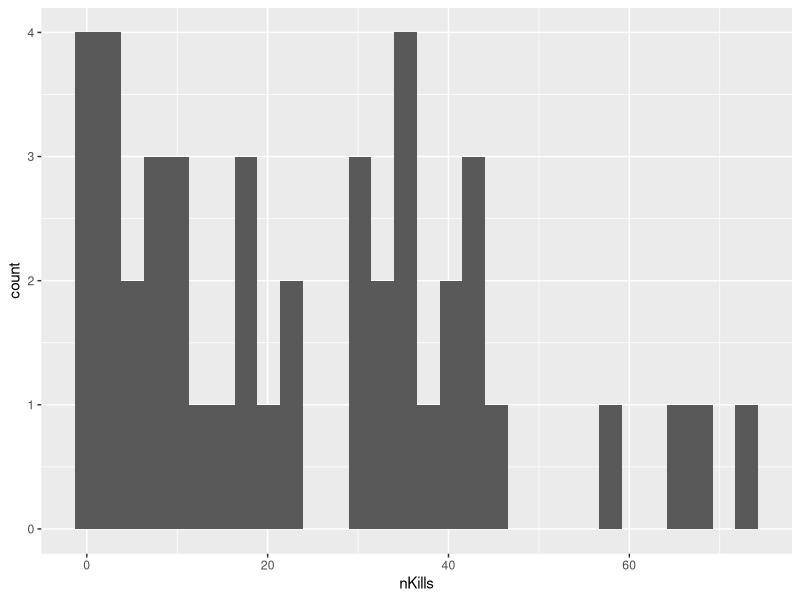
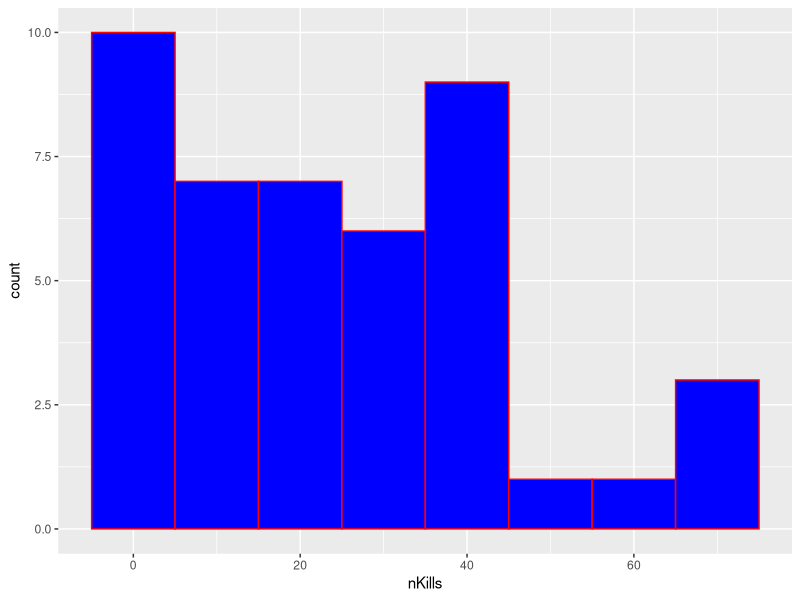
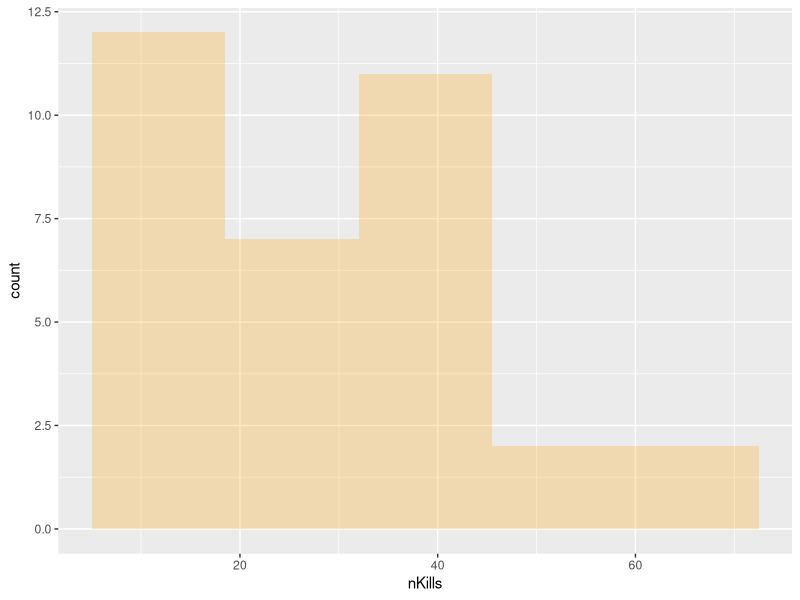
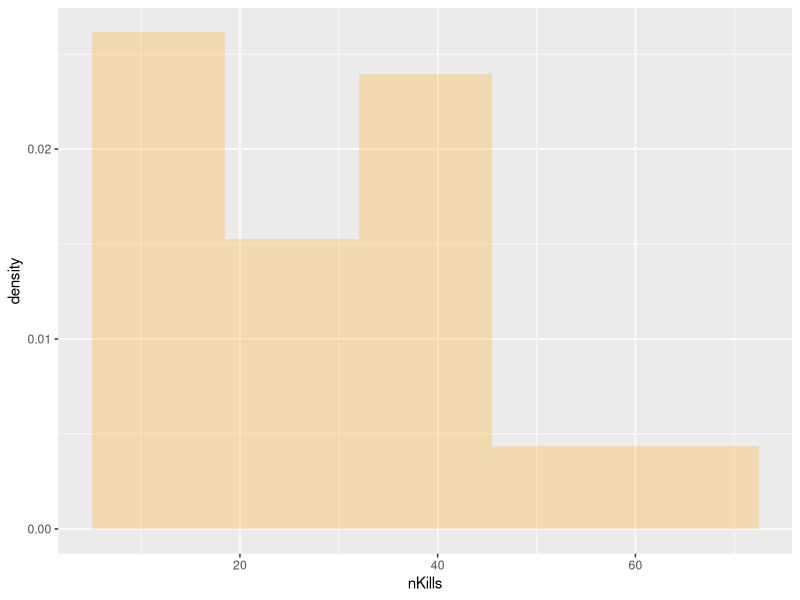
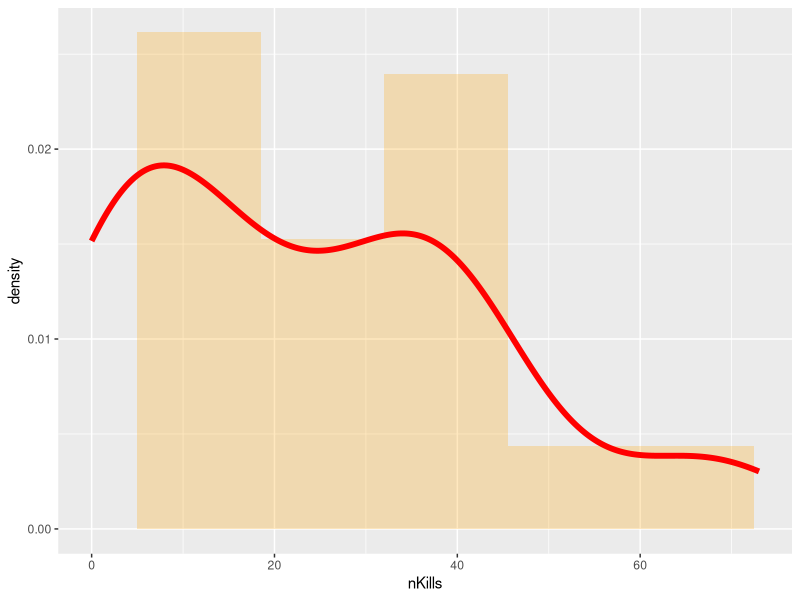
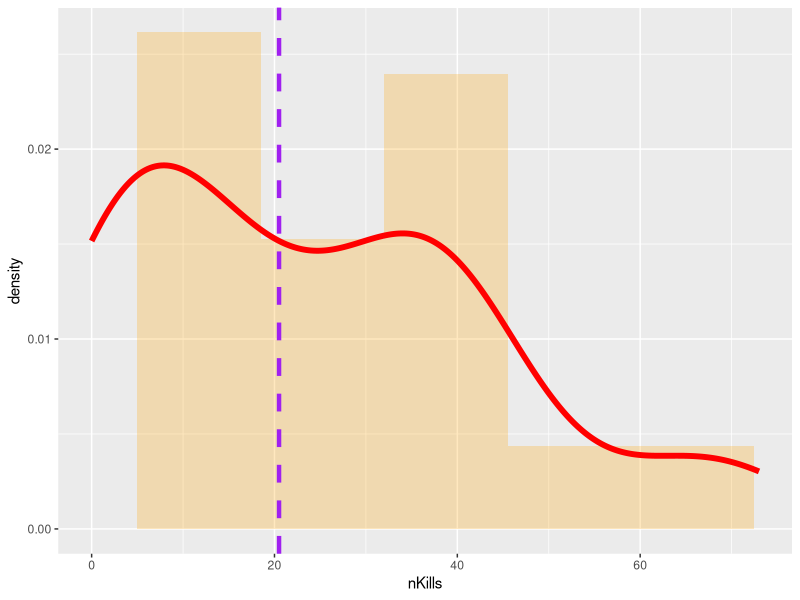
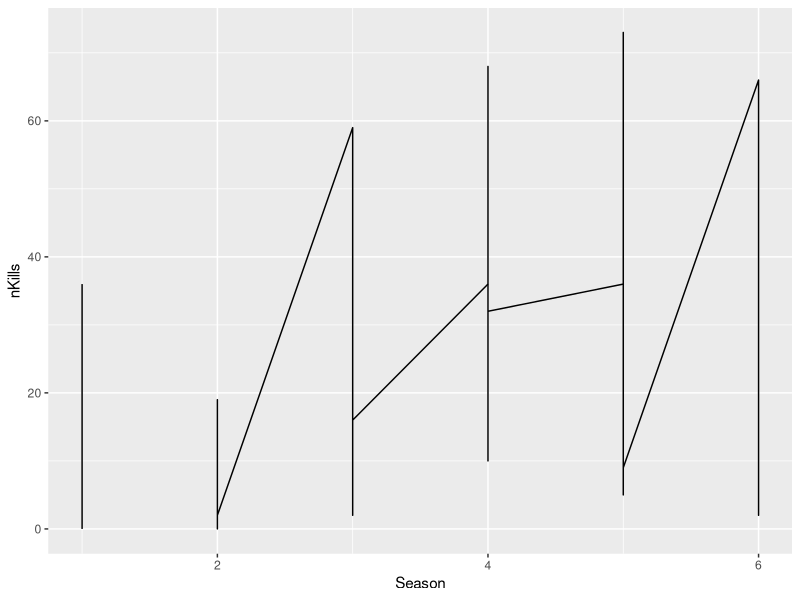
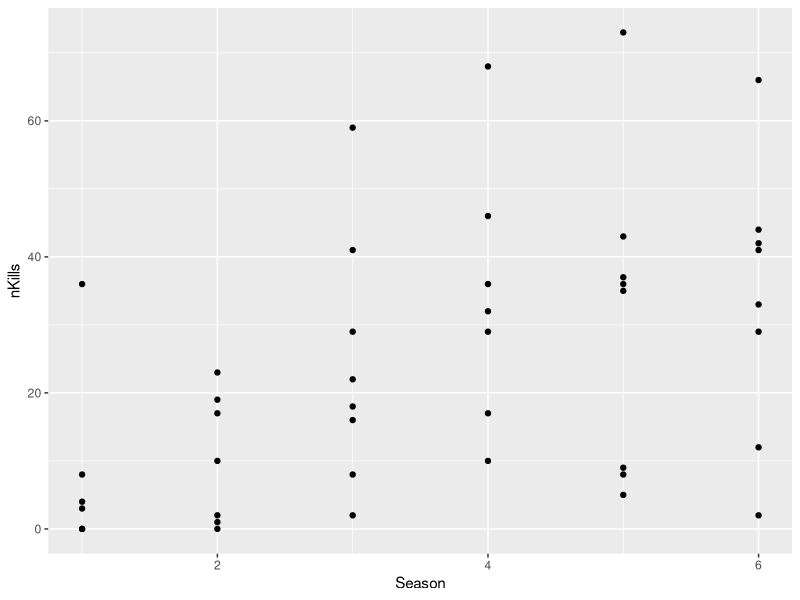

These charts were generated, in order, by the following R code:
################################################################################
# In-Class Exercise: Reshaping & Visualizing Data with ggplot2 (Walking Dead)
# Course: (fill in)
# Timebox: ~35–45 minutes
#
# What you'll practice
# 1) Building a data.frame and adding columns
# 2) Reshaping wide → long with reshape2::melt
# 3) Making histograms, density overlays, vertical reference lines
# 4) Line/point plots; aesthetics: color, linetype, shape, group
# 5) Scales, labels, themes, facets
#
# Rules
# - Only type where it says: ### YOUR CODE HERE ###
# - After each TASK, run the code and use the CHECK to verify results.
################################################################################


######################################
# 0) Setup & Data
######################################

# TASK 0.1 — Load packages you’ll need.
#   - ggplot2
#   - (later) reshape2
# HINT: library(<pkg>)
library(ggplot2)
library(reshape2)

# TASK 0.2 — Start with a clean workspace.
# HINT: rm(list = ls())
rm(list = ls())

# TASK 0.3 — Create the 'kills' data.frame with 8 character columns (Rick … Maggie),
#            each containing 6 numbers (some are NA). Do NOT add Season yet.
# HINT: data.frame(Rick = c( … ), Morgan = c( … ), … )
kills <- data.frame(
  Rick = c(36, 23, 59, 36, 36, 66),
  Morgan = c(3, NA, 2, NA, 5, 33),
  Glen = c(4, 10, 22, 29, 73, 44),
  Daryl = c(8, 19, 41, 68, 43, 41),
  Carl = c(0, 17, 18, 17, 8, 2),
  Michonne = c(NA, 1, 29, 46, 35, 42),
  Carol = c(0, 0, 8, 10, 37, 29),
  Maggie = c(NA, 2, 16, 32, 9, 12)
)

# CHECK 0 — Print kills and confirm it has 6 rows × 8 columns and some NAs.
print(kills)
dim(kills)

# TASK 0.4 — Add a Season column: values 1 through 6.
# HINT: kills$Season <- 1:6
kills$Season <- 1:6

# CHECK 0.4 — View kills; Season should be the 9th column.
print(kills)


######################################
# 1) Reshape wide → long with reshape2::melt
######################################

# TASK 1.1 — Load reshape2.
library(reshape2)

# TASK 1.2 — Melt kills into long format with:
#   id.vars      = "Season"
#   variable.name= "Character"
#   value.name   = "nKills"
# Save as kills.long.
# HINT: melt(kills, id.vars = "Season", variable.name = "Character", value.name = "nKills")
kills.long <- melt(kills, id.vars = "Season", variable.name = "Character", value.name = "nKills")

# CHECK 1.2 — Print kills.long. It should have 6*8 = 48 rows and 3 columns.
print(kills.long)

# TASK 1.3 — Repeat the melt but only for the first 3 characters (columns 1:3).
# Save (overwriting) kills.long.
# HINT: measure.vars = colnames(kills)[1:3]
kills.long <- melt(kills, id.vars = "Season", 
                   measure.vars = colnames(kills)[1:3],
                   variable.name = "Character", 
                   value.name = "nKills")

# CHECK 1.3 — Print kills.long; now it should have 6*3 = 18 rows.
print(kills.long)

# (OPTIONAL) Undo the restriction and melt again for all 8 characters for the
# remainder of the exercise.
kills.long <- melt(kills, id.vars = "Season", variable.name = "Character", value.name = "nKills")


######################################
# 2) Histograms (univariate)
######################################

# TASK 2.1 — Basic histogram of nKills from kills.long.
# HINT: ggplot(kills.long, aes(x = nKills)) + geom_histogram()
ggplot(kills.long, aes(x = nKills)) + geom_histogram()

# TASK 2.2 — Customize color, fill, and binwidth (col="red", fill="blue", binwidth=10).
ggplot(kills.long, aes(x = nKills)) + 
  geom_histogram(col="red", fill="blue", binwidth=10)

# TASK 2.3 — Use fixed breaks: breaks = seq(5, 85, 13.5), fill = "orange", alpha = 0.25.
ggplot(kills.long, aes(x = nKills)) + 
  geom_histogram(breaks = seq(5, 85, 13.5), fill = "orange", alpha = 0.25)

# TASK 2.4 — Plot density on y-axis (aes(y = ..density..)) with the same bins.
ggplot(kills.long, aes(x = nKills, y = ..density..)) + 
  geom_histogram(breaks = seq(5, 85, 13.5), fill = "orange", alpha = 0.25)


######################################
# 3) Layering: histogram + density + vertical line
######################################

# TASK 3.1 — Make a histogram (density scaled) and add a density curve layer.
# HINT: + geom_density(col = "red", size = 2)
ggplot(kills.long, aes(x = nKills, y = ..density..)) + 
  geom_histogram(breaks = seq(5, 85, 13.5), fill = "orange", alpha = 0.25) +
  geom_density(col = "red", size = 2)

# TASK 3.2 — Add a vertical dashed line at the median of nKills (ignore NAs).
# Steps:
#   a) Compute medval <- median(kills.long$nKills, na.rm = TRUE)
#   b) Add + geom_vline(xintercept = medval, col="purple", linetype="dashed", size=1.5)
medval <- median(kills.long$nKills, na.rm = TRUE)
ggplot(kills.long, aes(x = nKills, y = ..density..)) + 
  geom_histogram(breaks = seq(5, 85, 13.5), fill = "orange", alpha = 0.25) +
  geom_density(col = "red", size = 2) +
  geom_vline(xintercept = medval, col="purple", linetype="dashed", size=1.5)

# CHECK 3 — Do you see the purple dashed line near the middle of the density?
print(paste("The median number of kills is:", medval))


######################################
# 4) Season vs. nKills: separate simple plots
######################################

# TASK 4.1 — Line plot of Season (x) vs nKills (y).
ggplot(kills.long, aes(x = Season, y = nKills)) + geom_line()

# TASK 4.2 — Point plot of Season vs nKills.
ggplot(kills.long, aes(x = Season, y = nKills)) + geom_point()


######################################
# 5) Season vs. nKills: groups & aesthetics
######################################

# TASK 5.1 — Line plot grouping by Character (so each character has a separate line).
# HINT: aes(group = Character)
ggplot(kills.long, aes(x = Season, y = nKills, group = Character)) + geom_line()

# TASK 5.2 — Same line plot but color lines by Character.
ggplot(kills.long, aes(x = Season, y = nKills, color = Character)) + geom_line()

# TASK 5.3 — Same line plot but map linetype to Character.
ggplot(kills.long, aes(x = Season, y = nKills, linetype = Character)) + geom_line()


######################################
# 6) Global vs. mapped aesthetics
######################################

# TASK 6.1 — Map color to Character inside aes(...).
ggplot(kills.long, aes(x = Season, y = nKills, color = Character)) + geom_line()

# TASK 6.2 — Set a fixed color for all lines (e.g., "green") outside aes(...).
ggplot(kills.long, aes(x = Season, y = nKills)) + geom_line(color = "green")

# TASK 6.3 — Group by Character but keep a fixed color of "green".
ggplot(kills.long, aes(x = Season, y = nKills, group = Character)) + geom_line(color = "green")


######################################
# 7) Derived variable (Gender) + shapes + manual palette + title
######################################

# TASK 7.1 — Create a Gender column:
#   - M for Rick, Morgan, Glen, Daryl, Carl
#   - F for everyone else (Michonne, Carol, Maggie)
# HINT: ifelse(kills.long$Character %in% c("Rick","Morgan","Glen","Daryl","Carl"), "M","F")
kills.long$Gender <- ifelse(kills.long$Character %in% c("Rick","Morgan","Glen","Daryl","Carl"), "M", "F")
head(kills.long, 12)  # Look at first 12 rows to see both Rick (M) and Morgan (M)


# TASK 7.2 — Plot Season vs nKills:
#   - Lines grouped by Character, color by Gender
#   - Points with shape mapped to Character and color to Gender
#   - Use scale_shape_manual(values = 1:8)
ggplot(kills.long, aes(x = Season, y = nKills)) +
  geom_line(aes(group = Character, color = Gender)) +
  geom_point(aes(shape = Character, color = Gender)) +
  scale_shape_manual(values = 1:8)

# TASK 7.3 — Repeat with thinner lines or bigger points (size=4) to see the effect.
ggplot(kills.long, aes(x = Season, y = nKills)) +
  geom_line(aes(group = Character, color = Gender), size = 0.5) +
  geom_point(aes(shape = Character, color = Gender), size = 4) +
  scale_shape_manual(values = 1:8)

# TASK 7.4 — Make a histogram of nKills; add a title and axis labels via labs().
#   title = "Walking Dead S1–S6", x = "# of Kills", y = "Frequency"
ggplot(kills.long, aes(x = nKills)) +
  geom_histogram(binwidth = 10) +
  labs(title = "Walking Dead S1–S6", x = "# of Kills", y = "Frequency")


######################################
# 8) Manual color scales + legend labels
######################################

# TASK 8.1 — Season vs nKills line plot colored by Gender and grouped by Character.
ggplot(kills.long, aes(x = Season, y = nKills, color = Gender, group = Character)) + 
  geom_line()

# TASK 8.2 — Apply a manual color scale with values = c("green","black").
ggplot(kills.long, aes(x = Season, y = nKills, color = Gender, group = Character)) + 
  geom_line() +
  scale_color_manual(values = c("green", "black"))

# TASK 8.3 — Keep the same colors but control legend order with breaks = c("M","F").
ggplot(kills.long, aes(x = Season, y = nKills, color = Gender, group = Character)) + 
  geom_line() +
  scale_color_manual(values = c("green", "black"), breaks = c("M", "F"))

# TASK 8.4 — Add labels for legend entries: labels = c("Men","Women").
ggplot(kills.long, aes(x = Season, y = nKills, color = Gender, group = Character)) + 
  geom_line() +
  scale_color_manual(values = c("green", "black"), breaks = c("M", "F"), labels = c("Men", "Women"))


######################################
# 9) Shapes + filled histograms by Gender
######################################

# TASK 9.1 — Season vs nKills with:
#   - lines (group=Character, color=Gender)
#   - points (shape=Character, color=Gender)
#   - scale_shape_manual(values = c(1,2,5,3,4,16,17,18))
#   - scale_colour_manual(values = c("green","black"))
ggplot(kills.long, aes(x = Season, y = nKills)) +
  geom_line(aes(group = Character, color = Gender)) +
  geom_point(aes(shape = Character, color = Gender)) +
  scale_shape_manual(values = c(1,2,5,3,4,16,17,18)) +
  scale_colour_manual(values = c("green","black"))

# TASK 9.2 — Histogram of nKills filled by Gender, col = "yellow", binwidth = 10.
ggplot(kills.long, aes(x = nKills, fill = Gender)) +
  geom_histogram(col = "yellow", binwidth = 10)

# TASK 9.3 — Same histogram but manually set fill colors to c("blue","green").
ggplot(kills.long, aes(x = nKills, fill = Gender)) +
  geom_histogram(col = "yellow", binwidth = 10) +
  scale_fill_manual(values = c("blue", "green"))

# TASK 9.4 — Same histogram but position = "dodge" to separate bars.
ggplot(kills.long, aes(x = nKills, fill = Gender)) +
  geom_histogram(col = "yellow", binwidth = 10, position = "dodge") +
  scale_fill_manual(values = c("blue", "green"))


######################################
# 10) Axis scales & boxplots
######################################

# TASK 10.1 — Season vs nKills line plot with:
#   scale_x_continuous(limits = c(0.5, 7.5), breaks = 1:6, labels = c(1:5, "six"))
ggplot(kills.long, aes(x = Season, y = nKills, color = Gender, group = Character)) + 
  geom_line() +
  scale_x_continuous(limits = c(0.5, 7.5), breaks = 1:6, labels = c(1:5, "six"))

# TASK 10.2 — Boxplot of nKills by Gender.
ggplot(kills.long, aes(x = Gender, y = nKills)) + geom_boxplot()

# TASK 10.3 — (Optional) Rename the x-axis categories to "Women" and "Men" via
#   scale_x_discrete(labels = c("Women","Men"))
ggplot(kills.long, aes(x = Gender, y = nKills)) + 
  geom_boxplot() +
  scale_x_discrete(labels = c("Women", "Men"))


######################################
# 11) Themes, titles, and legend positioning
######################################

# TASK 11.1 — Histogram with custom theme:
#   - axis.text size 18, color "green", angle 45
#   - y-axis title family "mono", size 24
ggplot(kills.long, aes(x = nKills)) +
  geom_histogram(binwidth = 10) +
  theme(axis.text = element_text(size = 18, color = "green", angle = 45),
        axis.title.y = element_text(family = "mono", size = 24))

# TASK 11.2 — Season vs nKills lines with color = Gender and a custom legend title
#   via scale_colour_discrete(name = "New Title"), and legend positioned at (0.15, 0.85).
ggplot(kills.long, aes(x = Season, y = nKills, color = Gender, group = Character)) + 
  geom_line() +
  scale_colour_discrete(name = "New Title") +
  theme(legend.position = c(0.15, 0.85))

# TASK 11.3 — Season vs nKills lines with the entire y-axis removed (title, text, ticks).
#   HINT: theme(axis.title.y = element_blank(),
#               axis.text.y  = element_blank(),
#               axis.ticks.y = element_blank())
ggplot(kills.long, aes(x = Season, y = nKills, color = Gender, group = Character)) + 
  geom_line() +
  theme(axis.title.y = element_blank(),
        axis.text.y  = element_blank(),
        axis.ticks.y = element_blank())


######################################
# 12) Columns + facets
######################################

# TASK 12.1 — Look at the range of nKills (rounded) ignoring NAs.
# HINT: round(range(kills.long$nKills, na.rm = TRUE))
round(range(kills.long$nKills, na.rm = TRUE))

# TASK 12.2 — Make a column chart (geom_col) of nKills by Character:
#   - y-axis 0 to 75 with breaks at 0, 25, 50, 75
#   - x-axis text rotated 90 degrees
#   - facet by Season with 2 columns
# HINT: scale_y_continuous(limits = c(0, 75), breaks = c(0, 25, 50, 75))
#       theme(axis.text.x = element_text(angle = 90))
#       facet_wrap(~Season, ncol = 2)
ggplot(kills.long, aes(x = Character, y = nKills)) +
  geom_col() +
  scale_y_continuous(limits = c(0, 75), breaks = c(0, 25, 50, 75)) +
  theme(axis.text.x = element_text(angle = 90)) +
  facet_wrap(~Season, ncol = 2)


################################################################################
# Stretch Goals (if you finish early)
# A) Replace reshape2::melt with tidyr::pivot_longer and compare.
# B) Compute per-Gender median nKills and add per-Gender vertical lines.
# C) Try a minimal theme: + theme_minimal() and adjust text sizes.
################################################################################